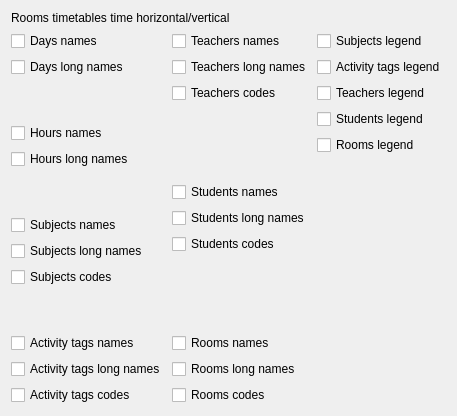
     <widget class="QWidget" name="tabWidgetPage13">
      <attribute name="title">
       <string>13</string>
      </attribute>
      <layout class="QGridLayout" name="gridLayout_14">
       <item row="0" column="0" colspan="3">
        <widget class="QLabel" name="label_13">
         <property name="text">
          <string>Rooms timetables time horizontal/vertical</string>
         </property>
        </widget>
       </item>
       <item row="1" column="0">
        <layout class="QVBoxLayout" name="verticalLayout_19">
         <item>
          <widget class="QCheckBox" name="roomsTimeHVDaysNamesCheckBox">
           <property name="text">
            <string>Days names</string>
           </property>
          </widget>
         </item>
         <item>
          <widget class="QCheckBox" name="roomsTimeHVDaysLongNamesCheckBox">
           <property name="text">
            <string>Days long names</string>
           </property>
          </widget>
         </item>
         <item>
          <spacer name="verticalSpacer_49">
           <property name="orientation">
            <enum>Qt::Vertical</enum>
           </property>
           <property name="sizeHint" stdset="0">
            <size>
             <width>20</width>
             <height>40</height>
            </size>
           </property>
          </spacer>
         </item>
         <item>
          <widget class="QCheckBox" name="roomsTimeHVHoursNamesCheckBox">
           <property name="text">
            <string>Hours names</string>
           </property>
          </widget>
         </item>
         <item>
          <widget class="QCheckBox" name="roomsTimeHVHoursLongNamesCheckBox">
           <property name="text">
            <string>Hours long names</string>
           </property>
          </widget>
         </item>
         <item>
          <spacer name="verticalSpacer_50">
           <property name="orientation">
            <enum>Qt::Vertical</enum>
           </property>
           <property name="sizeHint" stdset="0">
            <size>
             <width>20</width>
             <height>40</height>
            </size>
           </property>
          </spacer>
         </item>
         <item>
          <widget class="QCheckBox" name="roomsTimeHVSubjectsNamesCheckBox">
           <property name="text">
            <string>Subjects names</string>
           </property>
          </widget>
         </item>
         <item>
          <widget class="QCheckBox" name="roomsTimeHVSubjectsLongNamesCheckBox">
           <property name="text">
            <string>Subjects long names</string>
           </property>
          </widget>
         </item>
         <item>
          <widget class="QCheckBox" name="roomsTimeHVSubjectsCodesCheckBox">
           <property name="text">
            <string>Subjects codes</string>
           </property>
          </widget>
         </item>
         <item>
          <spacer name="verticalSpacer_51">
           <property name="orientation">
            <enum>Qt::Vertical</enum>
           </property>
           <property name="sizeHint" stdset="0">
            <size>
             <width>20</width>
             <height>40</height>
            </size>
           </property>
          </spacer>
         </item>
         <item>
          <widget class="QCheckBox" name="roomsTimeHVActivityTagsNamesCheckBox">
           <property name="text">
            <string>Activity tags names</string>
           </property>
          </widget>
         </item>
         <item>
          <widget class="QCheckBox" name="roomsTimeHVActivityTagsLongNamesCheckBox">
           <property name="text">
            <string>Activity tags long names</string>
           </property>
          </widget>
         </item>
         <item>
          <widget class="QCheckBox" name="roomsTimeHVActivityTagsCodesCheckBox">
           <property name="text">
            <string>Activity tags codes</string>
           </property>
          </widget>
         </item>
        </layout>
       </item>
       <item row="1" column="1">
        <layout class="QVBoxLayout" name="verticalLayout_20">
         <item>
          <widget class="QCheckBox" name="roomsTimeHVTeachersNamesCheckBox">
           <property name="text">
            <string>Teachers names</string>
           </property>
          </widget>
         </item>
         <item>
          <widget class="QCheckBox" name="roomsTimeHVTeachersLongNamesCheckBox">
           <property name="text">
            <string>Teachers long names</string>
           </property>
          </widget>
         </item>
         <item>
          <widget class="QCheckBox" name="roomsTimeHVTeachersCodesCheckBox">
           <property name="text">
            <string>Teachers codes</string>
           </property>
          </widget>
         </item>
         <item>
          <spacer name="verticalSpacer_52">
           <property name="orientation">
            <enum>Qt::Vertical</enum>
           </property>
           <property name="sizeHint" stdset="0">
            <size>
             <width>20</width>
             <height>40</height>
            </size>
           </property>
          </spacer>
         </item>
         <item>
          <widget class="QCheckBox" name="roomsTimeHVStudentsNamesCheckBox">
           <property name="text">
            <string>Students names</string>
           </property>
          </widget>
         </item>
         <item>
          <widget class="QCheckBox" name="roomsTimeHVStudentsLongNamesCheckBox">
           <property name="text">
            <string>Students long names</string>
           </property>
          </widget>
         </item>
         <item>
          <widget class="QCheckBox" name="roomsTimeHVStudentsCodesCheckBox">
           <property name="text">
            <string>Students codes</string>
           </property>
          </widget>
         </item>
         <item>
          <spacer name="verticalSpacer_53">
           <property name="orientation">
            <enum>Qt::Vertical</enum>
           </property>
           <property name="sizeHint" stdset="0">
            <size>
             <width>20</width>
             <height>40</height>
            </size>
           </property>
          </spacer>
         </item>
         <item>
          <widget class="QCheckBox" name="roomsTimeHVRoomsNamesCheckBox">
           <property name="text">
            <string>Rooms names</string>
           </property>
          </widget>
         </item>
         <item>
          <widget class="QCheckBox" name="roomsTimeHVRoomsLongNamesCheckBox">
           <property name="text">
            <string>Rooms long names</string>
           </property>
          </widget>
         </item>
         <item>
          <widget class="QCheckBox" name="roomsTimeHVRoomsCodesCheckBox">
           <property name="text">
            <string>Rooms codes</string>
           </property>
          </widget>
         </item>
        </layout>
       </item>
       <item row="1" column="2">
        <layout class="QVBoxLayout" name="verticalLayout_46">
         <item>
          <widget class="QCheckBox" name="roomsTimeHVSubjectsLegendCheckBox">
           <property name="text">
            <string>Subjects legend</string>
           </property>
          </widget>
         </item>
         <item>
          <widget class="QCheckBox" name="roomsTimeHVActivityTagsLegendCheckBox">
           <property name="text">
            <string>Activity tags legend</string>
           </property>
          </widget>
         </item>
         <item>
          <widget class="QCheckBox" name="roomsTimeHVTeachersLegendCheckBox">
           <property name="text">
            <string>Teachers legend</string>
           </property>
          </widget>
         </item>
         <item>
          <widget class="QCheckBox" name="roomsTimeHVStudentsLegendCheckBox">
           <property name="text">
            <string>Students legend</string>
           </property>
          </widget>
         </item>
         <item>
          <widget class="QCheckBox" name="roomsTimeHVRoomsLegendCheckBox">
           <property name="text">
            <string>Rooms legend</string>
           </property>
          </widget>
         </item>
         <item>
          <spacer name="verticalSpacer_103">
           <property name="orientation">
            <enum>Qt::Vertical</enum>
           </property>
           <property name="sizeHint" stdset="0">
            <size>
             <width>20</width>
             <height>40</height>
            </size>
           </property>
          </spacer>
         </item>
        </layout>
       </item>
      </layout>
     </widget>
